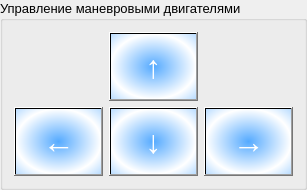
                <widget class="QGroupBox" name="groupBoxShuntingEngines">
                 <property name="sizePolicy">
                  <sizepolicy hsizetype="Fixed" vsizetype="Fixed">
                   <horstretch>0</horstretch>
                   <verstretch>0</verstretch>
                  </sizepolicy>
                 </property>
                 <property name="minimumSize">
                  <size>
                   <width>0</width>
                   <height>190</height>
                  </size>
                 </property>
                 <property name="maximumSize">
                  <size>
                   <width>301</width>
                   <height>16777215</height>
                  </size>
                 </property>
                 <property name="font">
                  <font>
                   <pointsize>10</pointsize>
                  </font>
                 </property>
                 <property name="title">
                  <string>Управление маневровыми двигателями</string>
                 </property>
                 <layout class="QVBoxLayout" name="verticalLayout_14">
                  <item>
                   <layout class="QHBoxLayout" name="layoutShuntingEngines1">
                    <item>
                     <spacer name="horizontalSpacer_4">
                      <property name="orientation">
                       <enum>Qt::Horizontal</enum>
                      </property>
                      <property name="sizeType">
                       <enum>QSizePolicy::Expanding</enum>
                      </property>
                      <property name="sizeHint" stdset="0">
                       <size>
                        <width>40</width>
                        <height>20</height>
                       </size>
                      </property>
                     </spacer>
                    </item>
                    <item>
                     <widget class="QPushButton" name="pushButtonUp">
                      <property name="sizePolicy">
                       <sizepolicy hsizetype="Minimum" vsizetype="Minimum">
                        <horstretch>0</horstretch>
                        <verstretch>0</verstretch>
                       </sizepolicy>
                      </property>
                      <property name="minimumSize">
                       <size>
                        <width>89</width>
                        <height>69</height>
                       </size>
                      </property>
                      <property name="maximumSize">
                       <size>
                        <width>89</width>
                        <height>69</height>
                       </size>
                      </property>
                      <property name="font">
                       <font>
                        <pointsize>24</pointsize>
                        <bold>false</bold>
                       </font>
                      </property>
                      <property name="styleSheet">
                       <string notr="true">color: rgb(255, 255, 255);
background-color: qradialgradient(spread:reflect, cx:0.5, cy:0.5, radius:0.5, fx:0.5, fy:0.5, stop:0 rgba(85, 170, 255, 255), stop:1 rgba(255, 255, 255, 255));</string>
                      </property>
                      <property name="text">
                       <string>↑</string>
                      </property>
                      <property name="checkable">
                       <bool>false</bool>
                      </property>
                     </widget>
                    </item>
                    <item>
                     <spacer name="horizontalSpacer_5">
                      <property name="orientation">
                       <enum>Qt::Horizontal</enum>
                      </property>
                      <property name="sizeType">
                       <enum>QSizePolicy::Expanding</enum>
                      </property>
                      <property name="sizeHint" stdset="0">
                       <size>
                        <width>40</width>
                        <height>20</height>
                       </size>
                      </property>
                     </spacer>
                    </item>
                   </layout>
                  </item>
                  <item>
                   <layout class="QHBoxLayout" name="layoutShuntingEngines2">
                    <item>
                     <widget class="QPushButton" name="pushButtonLeft">
                      <property name="sizePolicy">
                       <sizepolicy hsizetype="Expanding" vsizetype="Expanding">
                        <horstretch>0</horstretch>
                        <verstretch>0</verstretch>
                       </sizepolicy>
                      </property>
                      <property name="minimumSize">
                       <size>
                        <width>89</width>
                        <height>69</height>
                       </size>
                      </property>
                      <property name="maximumSize">
                       <size>
                        <width>89</width>
                        <height>69</height>
                       </size>
                      </property>
                      <property name="font">
                       <font>
                        <pointsize>24</pointsize>
                       </font>
                      </property>
                      <property name="styleSheet">
                       <string notr="true">color: rgb(255, 255, 255);
background-color: qradialgradient(spread:reflect, cx:0.5, cy:0.5, radius:0.5, fx:0.5, fy:0.5, stop:0 rgba(85, 170, 255, 255), stop:1 rgba(255, 255, 255, 255));</string>
                      </property>
                      <property name="text">
                       <string>←</string>
                      </property>
                     </widget>
                    </item>
                    <item>
                     <widget class="QPushButton" name="pushButtonDown">
                      <property name="sizePolicy">
                       <sizepolicy hsizetype="Minimum" vsizetype="Minimum">
                        <horstretch>0</horstretch>
                        <verstretch>0</verstretch>
                       </sizepolicy>
                      </property>
                      <property name="minimumSize">
                       <size>
                        <width>89</width>
                        <height>69</height>
                       </size>
                      </property>
                      <property name="maximumSize">
                       <size>
                        <width>89</width>
                        <height>69</height>
                       </size>
                      </property>
                      <property name="font">
                       <font>
                        <pointsize>24</pointsize>
                       </font>
                      </property>
                      <property name="styleSheet">
                       <string notr="true">color: rgb(255, 255, 255);
background-color: qradialgradient(spread:reflect, cx:0.5, cy:0.5, radius:0.5, fx:0.5, fy:0.5, stop:0 rgba(85, 170, 255, 255), stop:1 rgba(255, 255, 255, 255));</string>
                      </property>
                      <property name="text">
                       <string>↓</string>
                      </property>
                     </widget>
                    </item>
                    <item>
                     <widget class="QPushButton" name="pushButtonRight">
                      <property name="sizePolicy">
                       <sizepolicy hsizetype="Minimum" vsizetype="Minimum">
                        <horstretch>0</horstretch>
                        <verstretch>0</verstretch>
                       </sizepolicy>
                      </property>
                      <property name="minimumSize">
                       <size>
                        <width>89</width>
                        <height>69</height>
                       </size>
                      </property>
                      <property name="maximumSize">
                       <size>
                        <width>89</width>
                        <height>69</height>
                       </size>
                      </property>
                      <property name="font">
                       <font>
                        <pointsize>24</pointsize>
                        <bold>false</bold>
                       </font>
                      </property>
                      <property name="styleSheet">
                       <string notr="true">color: rgb(255, 255, 255);
background-color: qradialgradient(spread:reflect, cx:0.5, cy:0.5, radius:0.5, fx:0.5, fy:0.5, stop:0 rgba(85, 170, 255, 255), stop:1 rgba(255, 255, 255, 255));</string>
                      </property>
                      <property name="text">
                       <string>→</string>
                      </property>
                     </widget>
                    </item>
                   </layout>
                  </item>
                 </layout>
                </widget>
